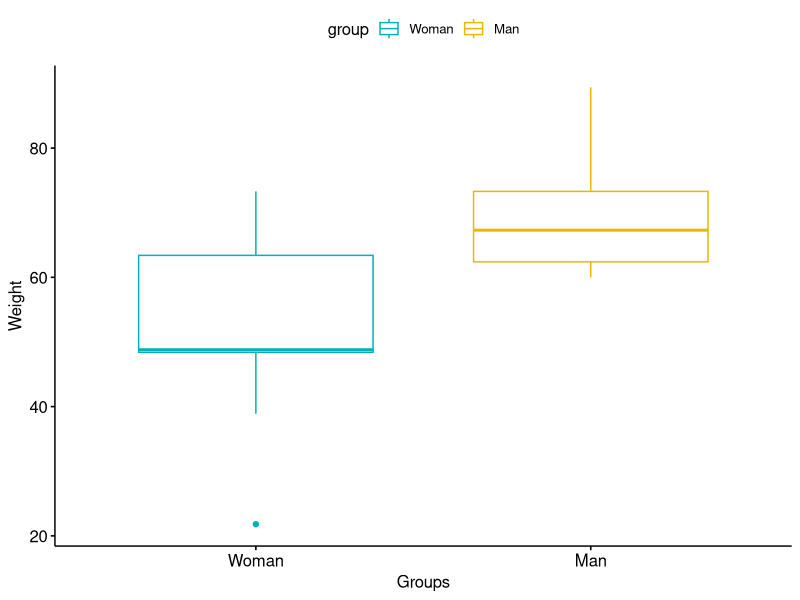

Here is the R script that generated this plot:
## ---- chunk 1
# Data in two numeric vectors
women_weight <- c(38.9, 61.2, 73.3, 21.8, 63.4, 64.6, 48.4, 48.8, 48.5)
men_weight <- c(67.8, 60, 63.4, 76, 89.4, 73.3, 67.3, 61.3, 62.4) 
# Create a data frame
my_data <- data.frame( 
                group = rep(c("Woman", "Man"), each = 9),
                weight = c(women_weight,  men_weight)
                )
## ---- chunk 2

library(dplyr)
group_by(my_data, group) %>%
  summarise(
    count = n(),
    mean = mean(weight, na.rm = TRUE),
    sd = sd(weight, na.rm = TRUE)
  )
## ---- chunk 3

# Plot weight by group and color by group
library("ggpubr")
ggboxplot(my_data, x = "group", y = "weight", 
          color = "group", palette = c("#00AFBB", "#E7B800"),
        ylab = "Weight", xlab = "Groups")
